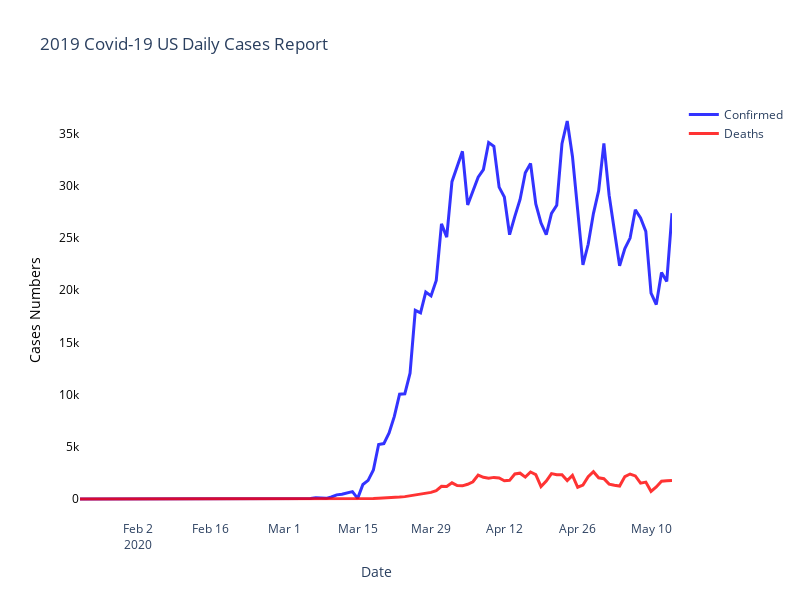

Here is the notebook cell this chart was saved with:
### Code cell
import plotly.graph_objs as go
from plotly.offline import init_notebook_mode, iplot

confirmed_ts_total = confirmed[time_feature].sum(axis=0)
death_ts_total = deaths[time_feature].sum(axis=0)

ts = pd.concat([confirmed_ts_total, death_ts_total], axis=1)
ts.columns = ['Confirmed', 'Deaths']
ts.index = pd.to_datetime(ts.index)
ts_daily = ts - ts.shift(1)
ts_daily.fillna(0, inplace=True)

confirmed_ts_df = go.Scatter(x=ts_daily.index,
                             y=ts_daily.Confirmed,
                             line=go.scatter.Line(color='blue', width = 3),
                             opacity=0.8,
                             name='Confirmed')


deaths_ts_df = go.Scatter(x=ts_daily.index,
                         y=ts_daily.Deaths,
                         line=go.scatter.Line(color='red', width = 3),
                         opacity=0.8,
                         name='Deaths')

layout = go.Layout(height=600, width=800,
                   title='2019 Covid-19 US Daily Cases Report',
                   # Same x and first y
                   xaxis=dict(title='Date'),
                   yaxis=dict(title='Cases Numbers', color='black'),
                   # Add a second yaxis to the right of the plot
                   yaxis2=dict(title='Deahts', color='red', overlaying='y', side='right'))

fig = go.Figure(data=[confirmed_ts_df, deaths_ts_df], layout=layout)

fig.update_layout({'plot_bgcolor': 'rgba(0, 0, 0, 0)', 'paper_bgcolor': 'rgba(0, 0, 0, 0)'})

iplot(fig)
